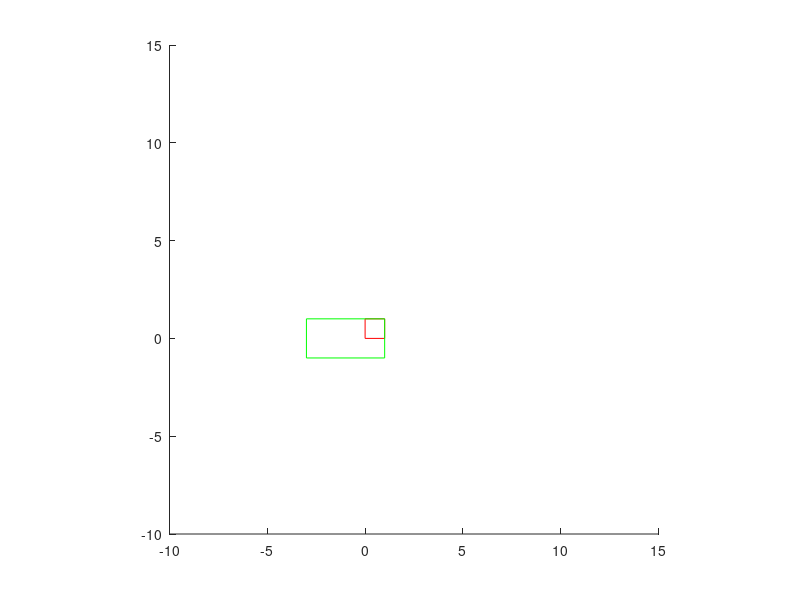

MATLAB code for this plot:
% @t: 2x1-translation vector 
% @P: matrix of points that should be transformed: 
% P = [x1 x2 x3 ... xn
%      y1 y2 y3 ... yn]
% @Pr: matrix of transformed points

Rec = [0 0 1 1 0
       0 1 1 0 0
       1 1 1 1 1];


% % Rotation by phi
% R = [ cos(phi) -sin(phi) 0
%       sin(phi)  cos(phi) 0
%       0         0        1];
% 
% Translation     
T = [ 1 0 -3
      0 1 -1
      0 0 1];     
% 
% RT = R*T;

%Pr = inv(T)*RT*P;

% scaling by (4,2)
S = [4 0 0
     0 2 0
     0 0 1];

 s = T*S*Rec;
 hold on;
 plot(Rec(1,:), Rec(2,:),'r')
 plot(s(1,:), s(2,:),'g')
 axis equal
 axis([-10 15 -10 15]);